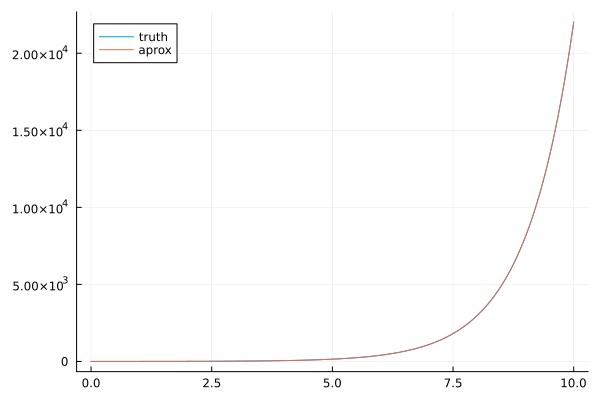

Reproduce this figure in Julia.
import Statistics: mean, var
import Plots: plot, savefig

function main()
  f(x)  = exp(x)
  df(x) = exp(x)

  x = 0:0.001:10
  fx = f.(x)
  h = step(x)

  df_approx = diff(fx) ./ h
  df_truth_full = df.(x)
  df_truth = df_truth_full[2:length(df_truth_full)]
  err = abs.(df_approx - df_truth)
  println("df(x)")
  println(length(df_truth))
  println("f(x)")
  println(length(df_approx))
  # println("err")
  # println(err)
  println("Error promedio")
  println(mean(err))
  println("Varianza del error")
  println(var(err))

  plot(0.001:0.001:10, [df_truth df_approx], label=["truth" "aprox"])
  savefig("diff.png")
end

main()
